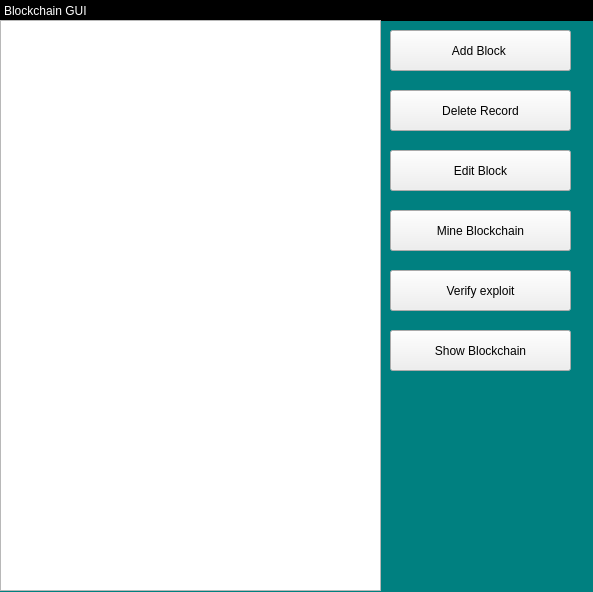
<?xml version="1.0" encoding="UTF-8"?>
<ui version="4.0">
 <class>gui</class>
 <widget class="QMainWindow" name="gui">
  <property name="geometry">
   <rect>
    <x>0</x>
    <y>0</y>
    <width>593</width>
    <height>592</height>
   </rect>
  </property>
  <property name="windowTitle">
   <string>gui</string>
  </property>
  <property name="styleSheet">
   <string notr="true">QMainWindow{
	background-color:  teal;
}</string>
  </property>
  <widget class="QWidget" name="centralwidget">
   <widget class="QLabel" name="Title">
    <property name="geometry">
     <rect>
      <x>0</x>
      <y>0</y>
      <width>941</width>
      <height>21</height>
     </rect>
    </property>
    <property name="styleSheet">
     <string notr="true">QLabel{
	background-color:  black;
	border: 1px solid black;
	color: white;
}</string>
    </property>
    <property name="text">
     <string>Blockchain GUI</string>
    </property>
   </widget>
   <widget class="QPushButton" name="addBlock">
    <property name="geometry">
     <rect>
      <x>390</x>
      <y>30</y>
      <width>181</width>
      <height>41</height>
     </rect>
    </property>
    <property name="text">
     <string>Add Block </string>
    </property>
   </widget>
   <widget class="QPushButton" name="deleteRecord">
    <property name="geometry">
     <rect>
      <x>390</x>
      <y>90</y>
      <width>181</width>
      <height>41</height>
     </rect>
    </property>
    <property name="text">
     <string>Delete Record</string>
    </property>
   </widget>
   <widget class="QPushButton" name="editBlock">
    <property name="geometry">
     <rect>
      <x>390</x>
      <y>150</y>
      <width>181</width>
      <height>41</height>
     </rect>
    </property>
    <property name="text">
     <string>Edit Block</string>
    </property>
   </widget>
   <widget class="QPushButton" name="mineBlock">
    <property name="geometry">
     <rect>
      <x>390</x>
      <y>210</y>
      <width>181</width>
      <height>41</height>
     </rect>
    </property>
    <property name="text">
     <string>Mine Blockchain</string>
    </property>
   </widget>
   <widget class="QPushButton" name="verifyExplot">
    <property name="geometry">
     <rect>
      <x>390</x>
      <y>270</y>
      <width>181</width>
      <height>41</height>
     </rect>
    </property>
    <property name="text">
     <string>Verify exploit</string>
    </property>
   </widget>
   <widget class="QPushButton" name="showBlockchain">
    <property name="geometry">
     <rect>
      <x>390</x>
      <y>330</y>
      <width>181</width>
      <height>41</height>
     </rect>
    </property>
    <property name="text">
     <string>Show Blockchain</string>
    </property>
   </widget>
   <widget class="QTextBrowser" name="textBrowser">
    <property name="geometry">
     <rect>
      <x>0</x>
      <y>20</y>
      <width>381</width>
      <height>571</height>
     </rect>
    </property>
   </widget>
  </widget>
 </widget>
 <resources/>
 <connections/>
</ui>
